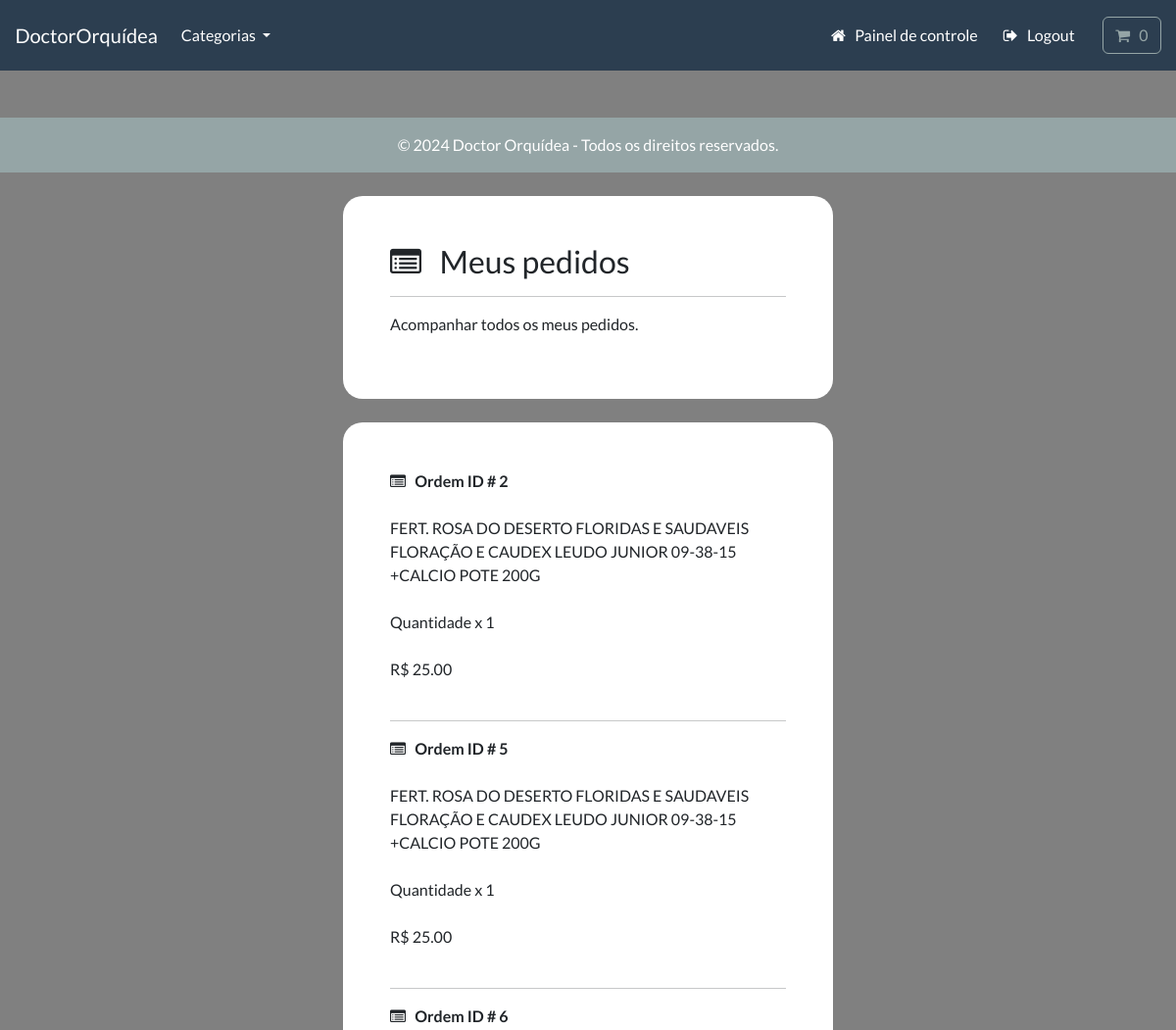
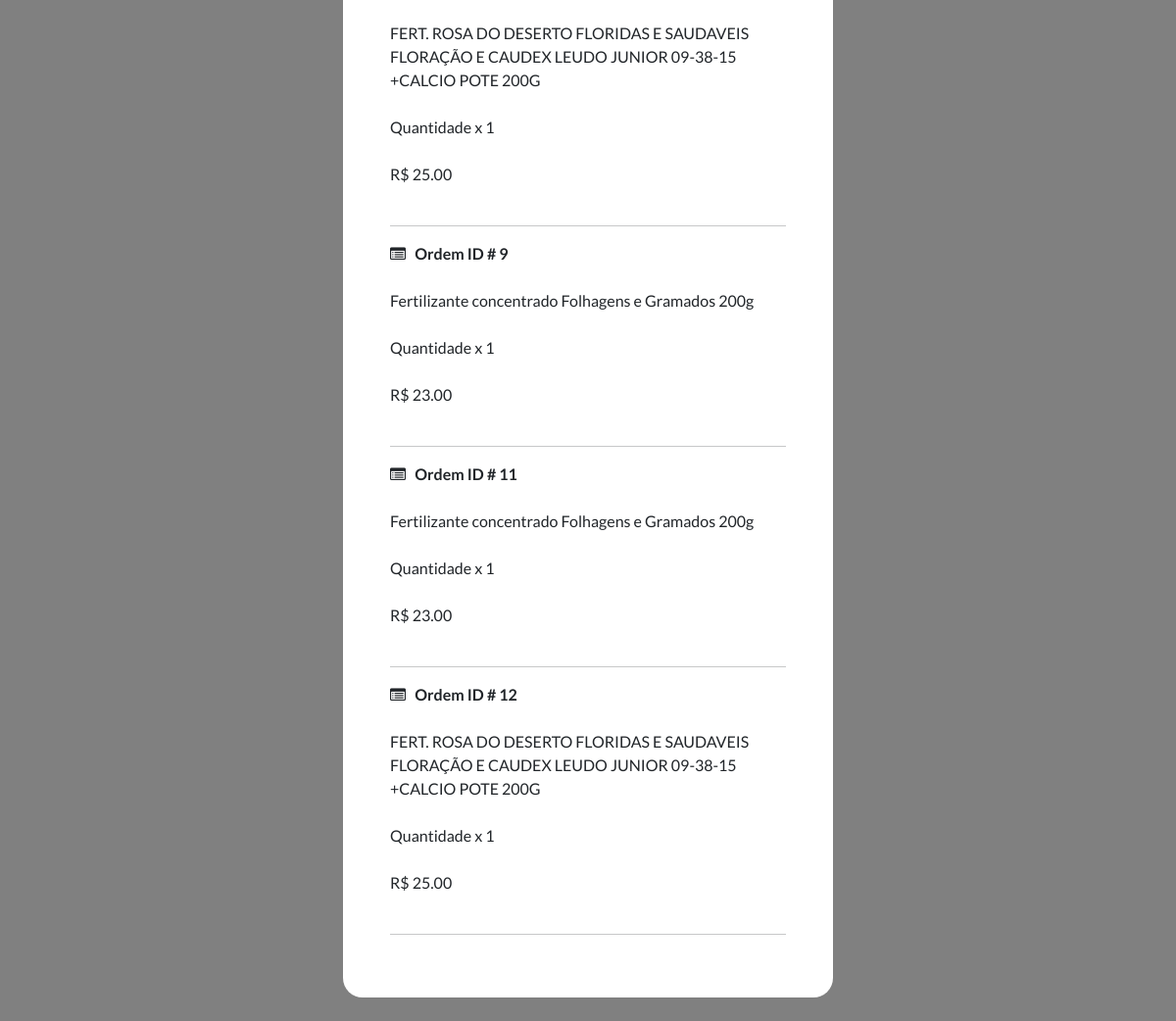
The page /account/track-orders (signed in) on the database its author committed (2 pictures, top to bottom).
### payment/models.py (models this page shows, shortened)
class OrderItem(models.Model):
    order = models.ForeignKey(Order, on_delete=models.CASCADE, null=True)
    product = models.ForeignKey(Product, on_delete=models.CASCADE, null=True)
    quantity = models.PositiveBigIntegerField(default=1)
    price = models.DecimalField(max_digits=8, decimal_places=2)
    user = models.ForeignKey(User, on_delete=models.CASCADE, null=True, blank=True)

### store/models.py (models this page shows, shortened)
class Product(models.Model):
    category = models.ForeignKey(Category, related_name='product', on_delete=models.CASCADE, null=True)
    title = models.CharField(max_length=250)
    brand = models.CharField(max_length=250, default='HidroFert')
    description = models.TextField(blank=True)
    slug = models.SlugField(max_length=255)
    price = models.DecimalField(max_digits=4, decimal_places=2)
    image = models.ImageField(upload_to='images/')
    class Meta:
        verbose_name_plural = 'products'
    def __str__(self):
        return self.title

### account/views.py (the view)
# urls.py: path('track-orders', views.track_orders, name='track-orders')
@login_required(login_url='my-login')
def track_orders(request):
    try:
        orders = OrderItem.objects.filter(user=request.user)
        context = {'orders':orders}
        return render(request, 'account/track-orders.html', context=context)
    except:
        return render(request, 'account/track-orders.html')

### cart/cart.py (called while the page is built)
    def __len__(self):
        return sum(item['qty'] for item in self.cart.values())

### cart/context_processors.py (called while the page is built)
def cart(request):
    return{'cart': Cart(request)}

### store/models.py (called while the page is built)
    def get_absolute_url(self):
        return reverse('list-category', args=[self.slug])

### store/views.py (called while the page is built)
def categories(request):
    all_categories = Category.objects.all()
    return {'all_categories': all_categories}

### account/templates/account/track-orders.html (shortened to what this page needs)
{% include "store/base.html" %}
{% load static %}
{% load crispy_forms_tags %}
{% block content %}
    <div class="container bg-white shadow-md p-5 form-layout ">
        <h3> <i class="fa fa-list-alt" aria-hidden="true"></i> &nbsp; Meus pedidos </h3>
        <hr>
        <p> Acompanhar todos os meus pedidos. </p>
    </div>
    <div class="container bg-white shadow-md p-5 form-layout ">
        {% for order in orders %}
            <strong> <i class="fa fa-list-alt" aria-hidden="true"></i> &nbsp;  Ordem ID # {{order.id}} </strong>
            <br> <br>
            {{order.product}}
            <br> <br>
            Quantidade x {{order.quantity}}
            <br> <br>
            R$ {{order.price}}
            <br> <br>
            <hr>
        {% endfor %}
    </div>
{% endblock %}

### static/css/styles.css (style rules this page uses)
.form-layout { border-radius: 20px; width: 500px; }

### account/templates/account/track-orders.html (style rules this page uses)
body { background-color: gray; }

### rows shown on the page
OrderItem: id "2", product "FERT. ROSA DO DESERTO FLORIDAS E SAUDAVEIS FLORAÇÃO E CAUDEX LEUDO JUNIOR 09-38-15 +CALCIO POTE 200G", quantity "1", price "25.00"
OrderItem: id "5", product "FERT. ROSA DO DESERTO FLORIDAS E SAUDAVEIS FLORAÇÃO E CAUDEX LEUDO JUNIOR 09-38-15 +CALCIO POTE 200G", quantity "1", price "25.00"
OrderItem: id "6", product "FERT. ROSA DO DESERTO FLORIDAS E SAUDAVEIS FLORAÇÃO E CAUDEX LEUDO JUNIOR 09-38-15 +CALCIO POTE 200G", quantity "1", price "25.00"
OrderItem: id "9", product "Fertilizante concentrado Folhagens e Gramados 200g", quantity "1", price "23.00"
OrderItem: id "11", product "Fertilizante concentrado Folhagens e Gramados 200g", quantity "1", price "23.00"
OrderItem: id "12", product "FERT. ROSA DO DESERTO FLORIDAS E SAUDAVEIS FLORAÇÃO E CAUDEX LEUDO JUNIOR 09-38-15 +CALCIO POTE 200G", quantity "1", price "25.00"
